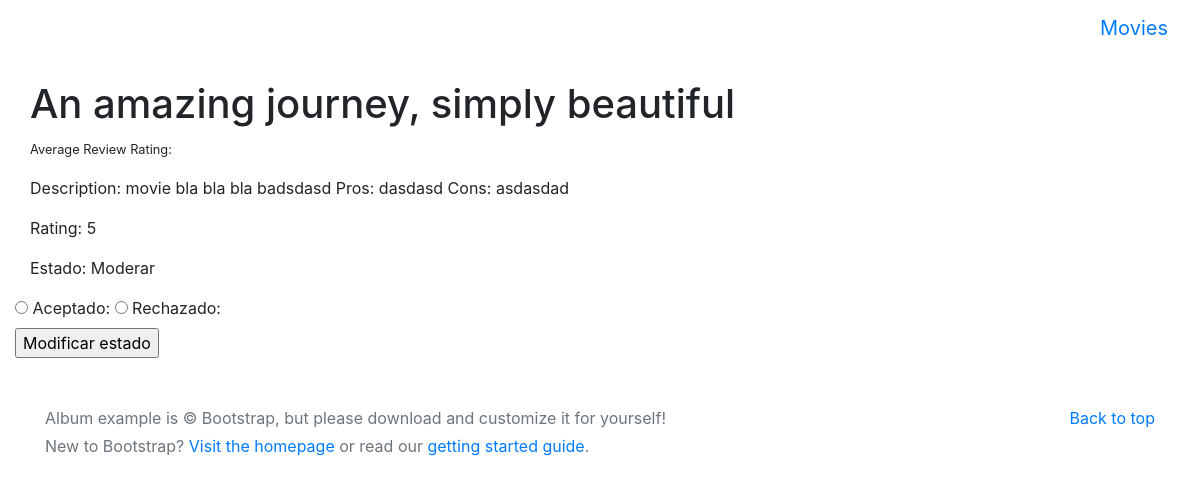
/reviews/1/ (signed in), run on an earlier commit of the app's database.
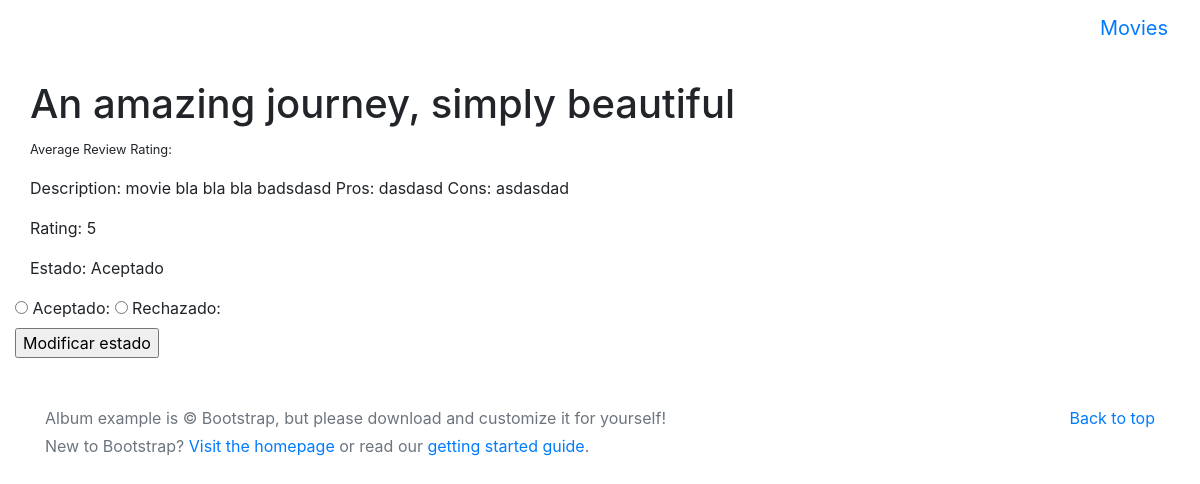
And on a later commit of the database.
### reviews/models.py (models this page shows, shortened)
class Review(models.Model):
    STAR_RATINGS = (
        (1, 'One Star'),
        (2, 'Two Star'),
        (3, 'Three Star'),
        (4, 'Four Star'),
        (5, 'Five Star')
    )
    STATES = (
        ('mod', 'Moderar'),
        ('ok', 'Aceptado'),
        ('notok', 'Rechazado'),
    )
    user = models.ForeignKey(User)
    movie = models.ForeignKey('movies.Movie', related_name='reviews')
    title = models.CharField(max_length=200)
    description = models.TextField()
    date = models.DateTimeField(auto_now_add=True)
    rating = models.IntegerField(choices=STAR_RATINGS)
    state = models.CharField(choices=STATES, default='mod', max_length=100)
    states = ReviewQuerySet.as_manager()

### reviews/views.py (the view, shortened to what this page needs)
# urls.py: url(r'^(?P<review_pk>\d+)/$', views.review_detail, name='detail'),
def review_detail(request, review_pk):
    review = get_object_or_404(Review, pk=review_pk)
    error = ''
    context = {
        'review': review,
        'error': error,
    }
    return render(request, 'review_detail.html', context)

### reviews/templates/review_detail.html (shortened to what this page needs)
{% extends 'base.html' %}
{% block content %}
<div class="container" style='padding-top: 4rem;'>
		<div class="row no-gutter">
			<div class="page-header">
				<p class="sanserif"><h1 id="titulo_review">{{ review.title }}</h1>
				<small>Average Review Rating: {{ avg_rating }}</small>
				</p>
				<p>Description: {{ review.description }}</p>
				<p>Rating: {{ review.rating }}</p>
				{% if user.is_staff %}
				<p>Estado: <span id="review_state">{{ review.get_state_display }}</span></p>
				<div class="row no-gutter">
					<form method="POST" action="{% url 'reviews:detail' review.pk %}" id="state_form">
						<div>
				         	<label class="radio-inline"><input type="radio" name="state" value="ok"> Aceptado: </label>
				        	<label class="radio-inline"><input type="radio" name="state" value="notok"> Rechazado: </label>
				        </div>
				        <input type="submit" value="Modificar estado">
				    </form>
				</div>
				{% else %}
					<p>{{ error }}</p>
				{% endif %}
			</div>
		</div>
</div>
{% endblock %}

### movieblog/templates/base.html (shortened to what this page needs)
{% load staticfiles %}
<!DOCTYPE html>
<html lang="en">
  <head>
    <link rel="stylesheet" href="https://maxcdn.bootstrapcdn.com/bootstrap/4.0.0-alpha.6/css/bootstrap.min.css">
    <link href="{% static 'css/style.css' %}" rel="stylesheet">
  </head>
  <body>
    <nav class="navbar navbar-toggleable-md navbar-inverse fixed-top bg-inverse">
      <button class="navbar-toggler navbar-toggler-right" type="button" data-toggle="collapse" data-target="#navbarsExampleDefault" aria-controls="navbarsExampleDefault" aria-expanded="false" aria-label="Toggle navigation">
        <span class="navbar-toggler-icon"></span>
      </button>
      <a class="navbar-brand" href="{% url 'movies_list' %}">Movies</a>
    </nav>
    {% block content %}
    {% endblock %}
    <footer class="text-muted">
      <div class="container">
        <p class="float-right">
          <a href="#">Back to top</a>
        </p>
        <p>Album example is &copy; Bootstrap, but please download and customize it for yourself!</p>
        <p>New to Bootstrap? <a href="../../">Visit the homepage</a> or read our <a href="../../getting-started/">getting started guide</a>.</p>
      </div>
    </footer>
  </body>
</html>

### movieblog/static/css/style.css (style rules this page uses)
.navbar { margin-bottom: 0; }
footer { padding-top: 3rem; padding-bottom: 3rem; }
footer p { margin-bottom: .25rem; }

What changed in the data, as far as the page shows it:
changed Review "An amazing journey, simply beautiful": state "Moderar" → "Aceptado"
